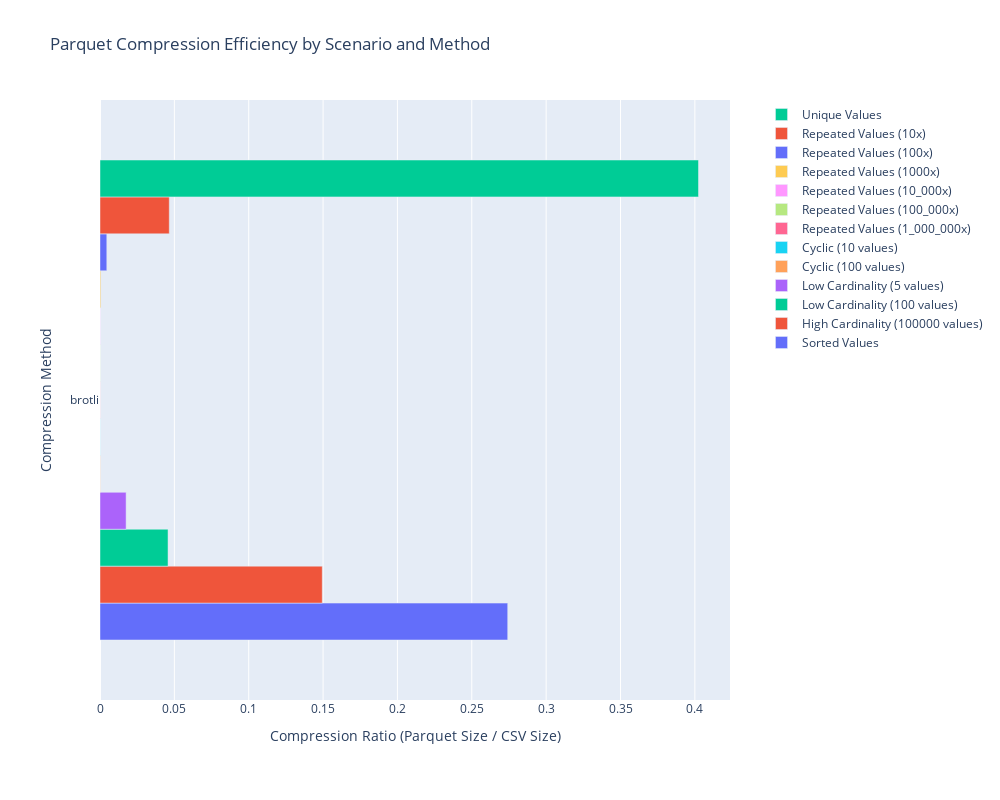

Notebook source saved alongside this figure:
### Code cell
# Create visualization with plotly
import plotly.graph_objects as go

# Prepare data for plotting
scenarios_df = results_df['Scenario'].unique()
compression_methods = results_df['Compression'].unique()

# Create figure
fig = go.Figure()

# Add traces for each scenario in reverse order to match legend with bars
for scenario_name in reversed(scenarios_df):
    data = results_df[results_df['Scenario'] == scenario_name]
    
    fig.add_trace(go.Bar(
        y=data['Compression'],
        x=data['Compression Ratio'],
        name=scenario_name,
        orientation='h'
    ))

# Update layout
fig.update_layout(
    title='Parquet Compression Efficiency by Scenario and Method',
    xaxis_title='Compression Ratio (Parquet Size / CSV Size)',
    yaxis_title='Compression Method',
    barmode='group',
    height=800,
    width=1000,
    legend=dict(
        x=1.05,
        y=1,
        xanchor='left',
        yanchor='top',
        traceorder='reversed'  # Ensure legend order matches visual order
    ),
    margin=dict(l=100, r=100, t=100, b=100)
)

# Save as image
fig.write_image('parquet_compression_chart.png')

# Show interactive plot
fig.show()

### Figure 1 — Plotly figure (JSON) as saved in the notebook; plotly's stock layout.template omitted (floating-point values rounded to 4 significant figures)
{"data": [{"name": "Sorted Values", "orientation": "h", "type": "bar", "x": [0.2742], "y": ["brotli"]}, {"name": "High Cardinality (100000 values)", "orientation": "h", "type": "bar", "x": [0.1495], "y": ["brotli"]}, {"name": "Low Cardinality (100 values)", "orientation": "h", "type": "bar", "x": [0.04575], "y": ["brotli"]}, {"name": "Low Cardinality (5 values)", "orientation": "h", "type": "bar", "x": [0.01756], "y": ["brotli"]}, {"name": "Cyclic (100 values)", "orientation": "h", "type": "bar", "x": [0.0001388], "y": ["brotli"]}, {"name": "Cyclic (10 values)", "orientation": "h", "type": "bar", "x": [8.897e-05], "y": ["brotli"]}, {"name": "Repeated Values (1_000_000x)", "orientation": "h", "type": "bar", "x": [8.458e-05], "y": ["brotli"]}, {"name": "Repeated Values (100_000x)", "orientation": "h", "type": "bar", "x": [8.784e-05], "y": ["brotli"]}, {"name": "Repeated Values (10_000x)", "orientation": "h", "type": "bar", "x": [0.0001292], "y": ["brotli"]}, {"name": "Repeated Values (1000x)", "orientation": "h", "type": "bar", "x": [0.0005404], "y": ["brotli"]}, {"name": "Repeated Values (100x)", "orientation": "h", "type": "bar", "x": [0.004572], "y": ["brotli"]}, {"name": "Repeated Values (10x)", "orientation": "h", "type": "bar", "x": [0.04658], "y": ["brotli"]}, {"name": "Unique Values", "orientation": "h", "type": "bar", "x": [0.4024], "y": ["brotli"]}], "layout": {"barmode": "group", "height": 800, "legend": {"traceorder": "reversed", "x": 1.05, "xanchor": "left", "y": 1, "yanchor": "top"}, "margin": {"b": 100, "l": 100, "r": 100, "t": 100}, "title": {"text": "Parquet Compression Efficiency by Scenario and Method"}, "width": 1000, "xaxis": {"title": {"text": "Compression Ratio (Parquet Size / CSV Size)"}}, "yaxis": {"title": {"text": "Compression Method"}}}}
